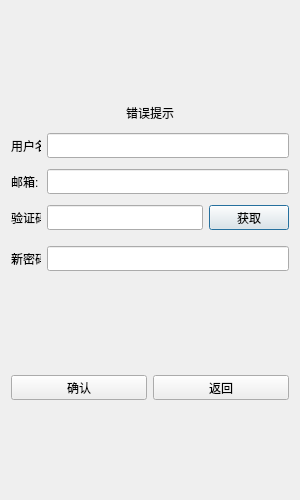
<?xml version="1.0" encoding="UTF-8"?>
<ui version="4.0">
 <class>ResetDialog</class>
 <widget class="QDialog" name="ResetDialog">
  <property name="geometry">
   <rect>
    <x>0</x>
    <y>0</y>
    <width>300</width>
    <height>500</height>
   </rect>
  </property>
  <property name="minimumSize">
   <size>
    <width>300</width>
    <height>500</height>
   </size>
  </property>
  <property name="maximumSize">
   <size>
    <width>300</width>
    <height>500</height>
   </size>
  </property>
  <property name="windowTitle">
   <string>Dialog</string>
  </property>
  <layout class="QVBoxLayout" name="verticalLayout">
   <item>
    <layout class="QVBoxLayout" name="verticalLayout_2">
     <item>
      <spacer name="verticalSpacer">
       <property name="orientation">
        <enum>Qt::Vertical</enum>
       </property>
       <property name="sizeHint" stdset="0">
        <size>
         <width>20</width>
         <height>40</height>
        </size>
       </property>
      </spacer>
     </item>
     <item>
      <layout class="QHBoxLayout" name="horizontalLayout">
       <item>
        <widget class="QLabel" name="error_label">
         <property name="minimumSize">
          <size>
           <width>25</width>
           <height>25</height>
          </size>
         </property>
         <property name="maximumSize">
          <size>
           <width>50</width>
           <height>25</height>
          </size>
         </property>
         <property name="text">
          <string>错误提示</string>
         </property>
         <property name="alignment">
          <set>Qt::AlignCenter</set>
         </property>
        </widget>
       </item>
      </layout>
     </item>
     <item>
      <layout class="QHBoxLayout" name="horizontalLayout_5">
       <item>
        <widget class="QLabel" name="user_label">
         <property name="minimumSize">
          <size>
           <width>30</width>
           <height>30</height>
          </size>
         </property>
         <property name="maximumSize">
          <size>
           <width>30</width>
           <height>30</height>
          </size>
         </property>
         <property name="text">
          <string>用户名:</string>
         </property>
        </widget>
       </item>
       <item>
        <widget class="QLineEdit" name="user_lineEdit">
         <property name="minimumSize">
          <size>
           <width>25</width>
           <height>25</height>
          </size>
         </property>
         <property name="maximumSize">
          <size>
           <width>16777215</width>
           <height>25</height>
          </size>
         </property>
        </widget>
       </item>
      </layout>
     </item>
     <item>
      <layout class="QHBoxLayout" name="horizontalLayout_6">
       <item>
        <widget class="QLabel" name="email_label">
         <property name="minimumSize">
          <size>
           <width>30</width>
           <height>30</height>
          </size>
         </property>
         <property name="maximumSize">
          <size>
           <width>30</width>
           <height>30</height>
          </size>
         </property>
         <property name="text">
          <string>邮箱:</string>
         </property>
        </widget>
       </item>
       <item>
        <widget class="QLineEdit" name="email_lineEdit">
         <property name="minimumSize">
          <size>
           <width>0</width>
           <height>25</height>
          </size>
         </property>
         <property name="maximumSize">
          <size>
           <width>16777215</width>
           <height>25</height>
          </size>
         </property>
        </widget>
       </item>
      </layout>
     </item>
     <item>
      <layout class="QHBoxLayout" name="horizontalLayout_4">
       <item>
        <widget class="QLabel" name="code_label">
         <property name="minimumSize">
          <size>
           <width>30</width>
           <height>30</height>
          </size>
         </property>
         <property name="maximumSize">
          <size>
           <width>30</width>
           <height>30</height>
          </size>
         </property>
         <property name="text">
          <string>验证码: </string>
         </property>
        </widget>
       </item>
       <item>
        <widget class="QLineEdit" name="code_lineEdit">
         <property name="minimumSize">
          <size>
           <width>0</width>
           <height>25</height>
          </size>
         </property>
         <property name="maximumSize">
          <size>
           <width>16777215</width>
           <height>25</height>
          </size>
         </property>
        </widget>
       </item>
       <item>
        <widget class="QPushButton" name="code_btn">
         <property name="minimumSize">
          <size>
           <width>0</width>
           <height>25</height>
          </size>
         </property>
         <property name="maximumSize">
          <size>
           <width>16777215</width>
           <height>25</height>
          </size>
         </property>
         <property name="text">
          <string>获取</string>
         </property>
        </widget>
       </item>
      </layout>
     </item>
     <item>
      <layout class="QHBoxLayout" name="horizontalLayout_3">
       <item>
        <widget class="QLabel" name="newpass_label">
         <property name="minimumSize">
          <size>
           <width>30</width>
           <height>40</height>
          </size>
         </property>
         <property name="maximumSize">
          <size>
           <width>30</width>
           <height>40</height>
          </size>
         </property>
         <property name="text">
          <string>新密码: </string>
         </property>
        </widget>
       </item>
       <item>
        <widget class="QLineEdit" name="newpass_lineEdit">
         <property name="minimumSize">
          <size>
           <width>0</width>
           <height>25</height>
          </size>
         </property>
         <property name="maximumSize">
          <size>
           <width>16777215</width>
           <height>25</height>
          </size>
         </property>
        </widget>
       </item>
      </layout>
     </item>
     <item>
      <spacer name="verticalSpacer_3">
       <property name="orientation">
        <enum>Qt::Vertical</enum>
       </property>
       <property name="sizeHint" stdset="0">
        <size>
         <width>20</width>
         <height>40</height>
        </size>
       </property>
      </spacer>
     </item>
     <item>
      <layout class="QHBoxLayout" name="horizontalLayout_2">
       <item>
        <widget class="QPushButton" name="enter_btn">
         <property name="minimumSize">
          <size>
           <width>0</width>
           <height>25</height>
          </size>
         </property>
         <property name="maximumSize">
          <size>
           <width>16777215</width>
           <height>25</height>
          </size>
         </property>
         <property name="text">
          <string>确认</string>
         </property>
        </widget>
       </item>
       <item>
        <widget class="QPushButton" name="return_btn">
         <property name="minimumSize">
          <size>
           <width>0</width>
           <height>25</height>
          </size>
         </property>
         <property name="maximumSize">
          <size>
           <width>16777215</width>
           <height>25</height>
          </size>
         </property>
         <property name="text">
          <string>返回</string>
         </property>
        </widget>
       </item>
      </layout>
     </item>
     <item>
      <spacer name="verticalSpacer_2">
       <property name="orientation">
        <enum>Qt::Vertical</enum>
       </property>
       <property name="sizeHint" stdset="0">
        <size>
         <width>20</width>
         <height>40</height>
        </size>
       </property>
      </spacer>
     </item>
    </layout>
   </item>
  </layout>
 </widget>
 <resources/>
 <connections/>
</ui>
